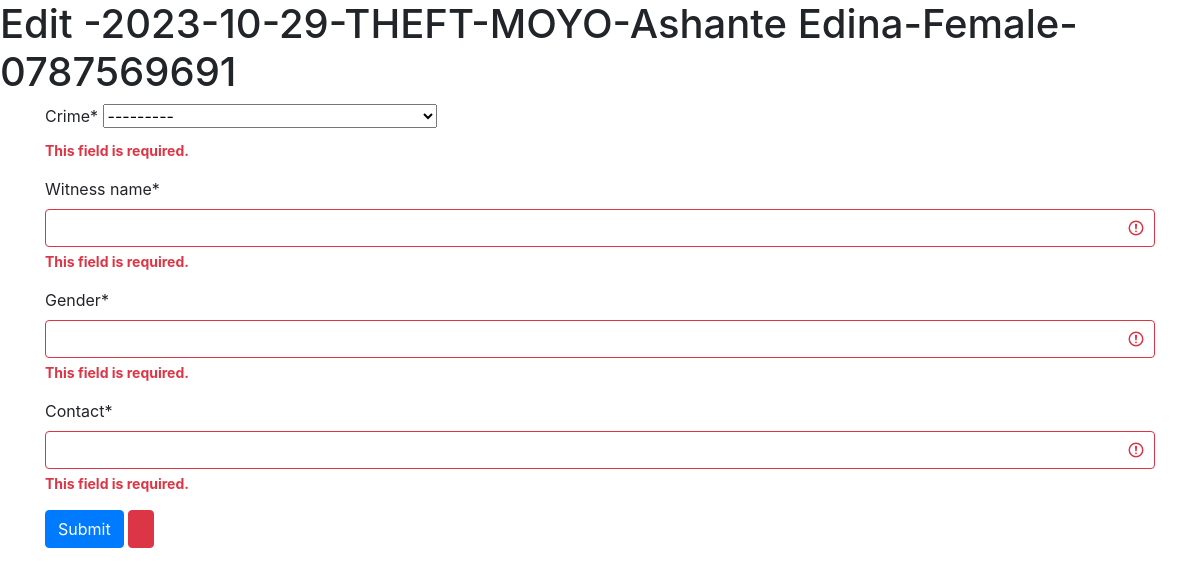
Page /edit_witness/4/ (signed in) on the committed database.
### my_app/models.py (models this page shows)
class Witness(models.Model):
    crime = models.ForeignKey(Crime, on_delete = models.CASCADE)
    witness_name = models.CharField(max_length = 15)
    gender = models.CharField(max_length = 24)
    contact = models.CharField(max_length = 13)
    def __str__(self):
        return f"{self.crime}-{self.witness_name}-{self.gender}-{self.contact}"

class Crime(models.Model):
    crime_date = models.DateField(auto_now= False)
    offence = models.CharField(max_length = 14)
    location = models.CharField(max_length = 23)
    def __str__(self):
        return f"{self.crime_date}-{self.offence}-{self.location}"

### my_app/views.py (the view)
# urls.py: path('edit_witness/<int:witness_id>/', edit_witness_view, name='edit_witness_page'),
@login_required
def edit_witness_view(request, witness_id):
        message = ''
        witness = Witness.objects.get(id = witness_id)
        if request.method == "POST":
                witness_form =WitnessForm(request.POST, instance =witness)
                if witness_form.is_valid():
                        witness_form.save()
                        message = "changes saved sucessfully!"
                        return redirect(add_witness_view)
                else:
                        message = "form has invalid data"
        else:
                        witness_form =WitnessForm(request.POST, instance=witness)
        context ={
                'form': witness_form,
                'witness': witness,
                'message': message
        }
        return render(request, 'edit_witness.html', context)

### my_app/forms.py
class WitnessForm(ModelForm):
    class Meta:
        model = Witness
        fields = '__all__'

### my_app/templates/edit_witness.html (shortened to what this page needs)
<!DOCTYPE html>
<html lang="en">
    {% load static %}
    {% load crispy_forms_tags %}
<head>
    <link rel="stylesheet" href="{% static 'css/bootstrap.min.css' %}">
</head>
<body>
    <h1>Edit -{{witness}}</h1>
    <div class="container">
        <form method="POST">
           {{form|crispy}}
            <input type = "submit" class="btn btn-primary">
            <input type = "button" class="btn btn-danger">
        </form>
    </div>
</body>
</html>

### rows in the picture
Witness: crime+witness_name+gender "2023-10-29-THEFT-MOYO-Ashante Edina-Female-0787569691", crime "---------"
